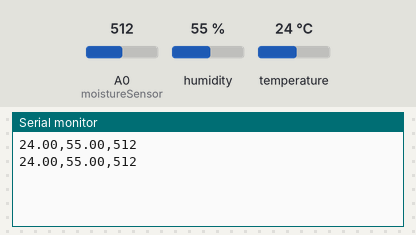
A sketch run on a simulated Arduino Uno, built with avr-gcc and run on an emulated ATmega328P. Shown: the last lines printed to the serial monitor. The test bench sets the inputs (shaded band); at power-on: humidity 55 %, A0 (moistureSensor) = 512, temperature 24 °C.

Above: at 2.8 s.
2.9 s: humidity set to 22 %
At 5.2 s:
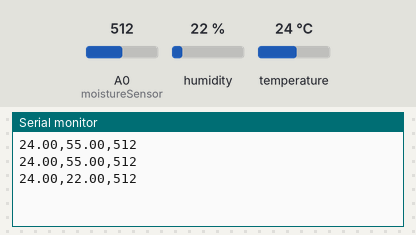
5.6 s: A0 (moistureSensor) set to 716
At 6.9 s:
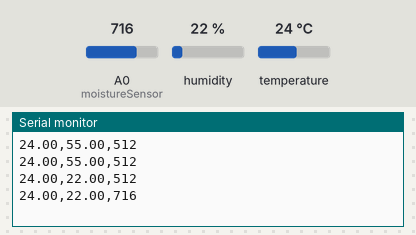
8.3 s: temperature set to 12 °C
At 10.8 s:
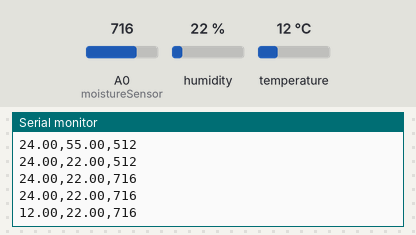
11.0 s: A0 (moistureSensor) set to 900
At 13.1 s:
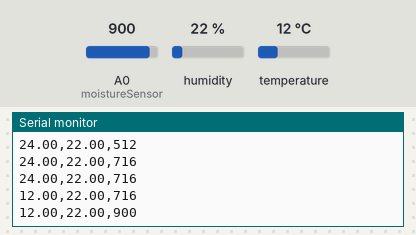
13.7 s: humidity set to 40 %
At 14.7 s:
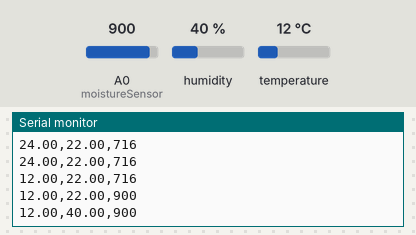
Timing chart, 0 to 16.7 s (numbered marks = the images above; inputs shaded):
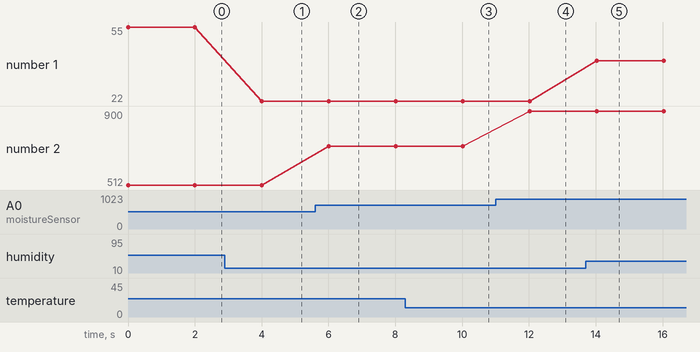

The sketch:

finalprojectarduinocode.ino
```cpp
#include <Wire.h>
#include <Adafruit_Sensor.h>
#include <Adafruit_BME280.h>

#define SEALEVELPRESSURE_HPA (1013.25)

Adafruit_BME280 bme;

unsigned long delayTime = 2000;
int moistureSensor = A0;

void setup() {
    Serial.begin(9600); // initialize the serial communication between Arduino & laptop
    while(!Serial);    // time to get serial running

    unsigned status;

    status = bme.begin(0x76); // initialize BME280 sensor with I2C address

    if (!status) {
        Serial.println("Could not find a valid BME280 sensor, check wiring, address, sensor ID!");
        Serial.print("SensorID was: 0x"); Serial.println(bme.sensorID(),16);
        while (1) delay(10);
    }
}

void loop() {
    Serial.print(bme.readTemperature()); // read BME280 temperature sensor
    Serial.print(",");
    Serial.print(bme.readHumidity()); // read BME280 humidity sensor
    Serial.print(",");
    Serial.println(analogRead(moistureSensor)); // read value from Grove moisture sensor
    delay(delayTime); // delay by 2 seconds to ensure consistency and stability between reads
}
```

Measured:
- after the input at 2.9 s, the serial monitor: prints a new line after 1.1 s (image 1)
- after the input at 5.6 s, the serial monitor: prints a new line after 0.41 s (image 2)
- after the input at 8.3 s, the serial monitor: prints a new line after 1.7 s (image 3)
- after the input at 11.0 s, the serial monitor: prints a new line after 1.0 s (image 4)
- after the input at 13.7 s, the serial monitor: prints a new line after 0.33 s (image 5)
- plotted number 1: 55 → 22 after the input at 2.9 s, 22 → 40 after the input at 13.7 s
- plotted number 2: 512 → 716 after the input at 5.6 s, 716 → 900 after the input at 11.0 s
